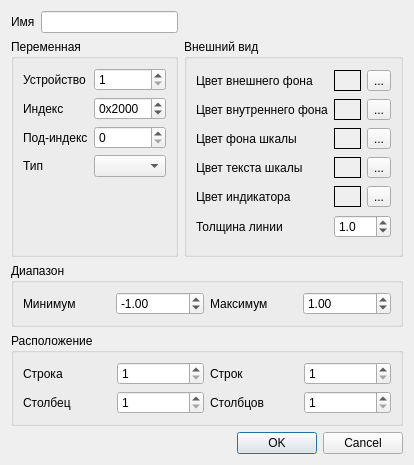
<?xml version="1.0" encoding="UTF-8"?>
<ui version="4.0">
 <class>SDOValueDialEditDlg</class>
 <widget class="QDialog" name="SDOValueDialEditDlg">
  <property name="geometry">
   <rect>
    <x>0</x>
    <y>0</y>
    <width>396</width>
    <height>465</height>
   </rect>
  </property>
  <property name="windowTitle">
   <string>Dialog</string>
  </property>
  <layout class="QGridLayout" name="gridLayout_5">
   <item row="0" column="0">
    <layout class="QHBoxLayout" name="horizontalLayout">
     <item>
      <widget class="QLabel" name="lblName">
       <property name="text">
        <string>Имя</string>
       </property>
      </widget>
     </item>
     <item>
      <widget class="QLineEdit" name="leName">
       <property name="text">
        <string/>
       </property>
      </widget>
     </item>
    </layout>
   </item>
   <item row="0" column="1">
    <spacer name="horizontalSpacer">
     <property name="orientation">
      <enum>Qt::Horizontal</enum>
     </property>
     <property name="sizeHint" stdset="0">
      <size>
       <width>202</width>
       <height>20</height>
      </size>
     </property>
    </spacer>
   </item>
   <item row="1" column="0">
    <widget class="QGroupBox" name="gbData">
     <property name="title">
      <string>Переменная</string>
     </property>
     <layout class="QGridLayout" name="gridLayout">
      <item row="3" column="0">
       <widget class="QLabel" name="lblType">
        <property name="text">
         <string>Тип</string>
        </property>
       </widget>
      </item>
      <item row="3" column="1">
       <widget class="QComboBox" name="cbType"/>
      </item>
      <item row="1" column="0">
       <widget class="QLabel" name="lblIndex">
        <property name="text">
         <string>Индекс</string>
        </property>
       </widget>
      </item>
      <item row="1" column="1">
       <widget class="QSpinBox" name="sbIndex">
        <property name="prefix">
         <string>0x</string>
        </property>
        <property name="maximum">
         <number>65535</number>
        </property>
        <property name="value">
         <number>8192</number>
        </property>
        <property name="displayIntegerBase">
         <number>16</number>
        </property>
       </widget>
      </item>
      <item row="2" column="1">
       <widget class="QSpinBox" name="sbSubIndex">
        <property name="maximum">
         <number>255</number>
        </property>
       </widget>
      </item>
      <item row="0" column="0">
       <widget class="QLabel" name="lblNodeId">
        <property name="text">
         <string>Устройство</string>
        </property>
       </widget>
      </item>
      <item row="2" column="0">
       <widget class="QLabel" name="lblSubIndex">
        <property name="text">
         <string>Под-индекс</string>
        </property>
       </widget>
      </item>
      <item row="0" column="1">
       <widget class="QSpinBox" name="sbNodeId">
        <property name="minimum">
         <number>1</number>
        </property>
        <property name="maximum">
         <number>127</number>
        </property>
       </widget>
      </item>
      <item row="4" column="1">
       <spacer name="verticalSpacer">
        <property name="orientation">
         <enum>Qt::Vertical</enum>
        </property>
        <property name="sizeHint" stdset="0">
         <size>
          <width>20</width>
          <height>40</height>
         </size>
        </property>
       </spacer>
      </item>
     </layout>
    </widget>
   </item>
   <item row="1" column="1">
    <widget class="QGroupBox" name="gbPen">
     <property name="title">
      <string>Внешний вид</string>
     </property>
     <layout class="QGridLayout" name="gridLayout_2">
      <item row="0" column="0">
       <widget class="QLabel" name="lblOutsideBackColor">
        <property name="text">
         <string>Цвет внешнего фона</string>
        </property>
       </widget>
      </item>
      <item row="0" column="1" colspan="2">
       <widget class="QFrame" name="frOutsideBackColor">
        <property name="autoFillBackground">
         <bool>true</bool>
        </property>
        <property name="frameShape">
         <enum>QFrame::Panel</enum>
        </property>
       </widget>
      </item>
      <item row="0" column="3">
       <widget class="QToolButton" name="tbOutsideBackColorSel">
        <property name="text">
         <string>...</string>
        </property>
       </widget>
      </item>
      <item row="1" column="0">
       <widget class="QLabel" name="lblInsideBackColor">
        <property name="text">
         <string>Цвет внутреннего фона</string>
        </property>
       </widget>
      </item>
      <item row="1" column="1" colspan="2">
       <widget class="QFrame" name="frInsideBackColor">
        <property name="autoFillBackground">
         <bool>true</bool>
        </property>
        <property name="frameShape">
         <enum>QFrame::Panel</enum>
        </property>
       </widget>
      </item>
      <item row="1" column="3">
       <widget class="QToolButton" name="tbInsideBackColorSel">
        <property name="text">
         <string>...</string>
        </property>
       </widget>
      </item>
      <item row="2" column="0">
       <widget class="QLabel" name="lblInsideScaleBackColor">
        <property name="text">
         <string>Цвет фона шкалы</string>
        </property>
       </widget>
      </item>
      <item row="2" column="1" colspan="2">
       <widget class="QFrame" name="frInsideScaleBackColor">
        <property name="autoFillBackground">
         <bool>true</bool>
        </property>
        <property name="frameShape">
         <enum>QFrame::Panel</enum>
        </property>
       </widget>
      </item>
      <item row="2" column="3">
       <widget class="QToolButton" name="tbInsideScaleBackColorSel">
        <property name="text">
         <string>...</string>
        </property>
       </widget>
      </item>
      <item row="3" column="0">
       <widget class="QLabel" name="lblTextScaleColor">
        <property name="text">
         <string>Цвет текста шкалы</string>
        </property>
       </widget>
      </item>
      <item row="3" column="1" colspan="2">
       <widget class="QFrame" name="frTextScaleColor">
        <property name="autoFillBackground">
         <bool>true</bool>
        </property>
        <property name="frameShape">
         <enum>QFrame::Panel</enum>
        </property>
       </widget>
      </item>
      <item row="3" column="3">
       <widget class="QToolButton" name="tbTextScaleColorSel">
        <property name="text">
         <string>...</string>
        </property>
       </widget>
      </item>
      <item row="4" column="0">
       <widget class="QLabel" name="lblNeedleColor">
        <property name="text">
         <string>Цвет индикатора</string>
        </property>
       </widget>
      </item>
      <item row="4" column="3">
       <widget class="QToolButton" name="tbNeedleColorSel">
        <property name="text">
         <string>...</string>
        </property>
       </widget>
      </item>
      <item row="5" column="0">
       <widget class="QLabel" name="lblLineWidth">
        <property name="text">
         <string>Толщина линии</string>
        </property>
       </widget>
      </item>
      <item row="4" column="1" colspan="2">
       <widget class="QFrame" name="frNeedleColor">
        <property name="autoFillBackground">
         <bool>true</bool>
        </property>
        <property name="frameShape">
         <enum>QFrame::Panel</enum>
        </property>
       </widget>
      </item>
      <item row="5" column="1" colspan="3">
       <widget class="QDoubleSpinBox" name="sbPenWidth">
        <property name="decimals">
         <number>1</number>
        </property>
        <property name="maximum">
         <double>100.000000000000000</double>
        </property>
        <property name="singleStep">
         <double>0.500000000000000</double>
        </property>
        <property name="value">
         <double>1.000000000000000</double>
        </property>
       </widget>
      </item>
     </layout>
    </widget>
   </item>
   <item row="2" column="0" colspan="2">
    <widget class="QGroupBox" name="gbRange">
     <property name="title">
      <string>Диапазон</string>
     </property>
     <layout class="QGridLayout" name="gridLayout_4">
      <item row="0" column="0">
       <widget class="QLabel" name="lblRangeMin">
        <property name="text">
         <string>Минимум</string>
        </property>
       </widget>
      </item>
      <item row="0" column="1">
       <widget class="QDoubleSpinBox" name="sbRangeMin">
        <property name="minimum">
         <double>-4294967296.000000000000000</double>
        </property>
        <property name="maximum">
         <double>4294967296.000000000000000</double>
        </property>
        <property name="value">
         <double>-1.000000000000000</double>
        </property>
       </widget>
      </item>
      <item row="0" column="2">
       <widget class="QLabel" name="lblRangeMax">
        <property name="text">
         <string>Максимум</string>
        </property>
       </widget>
      </item>
      <item row="0" column="3">
       <widget class="QDoubleSpinBox" name="sbRangeMax">
        <property name="minimum">
         <double>-4294967296.000000000000000</double>
        </property>
        <property name="maximum">
         <double>4294967296.000000000000000</double>
        </property>
        <property name="value">
         <double>1.000000000000000</double>
        </property>
       </widget>
      </item>
     </layout>
    </widget>
   </item>
   <item row="3" column="0" colspan="2">
    <widget class="QGroupBox" name="gbPos">
     <property name="title">
      <string>Расположение</string>
     </property>
     <layout class="QGridLayout" name="gridLayout_3">
      <item row="0" column="0">
       <widget class="QLabel" name="lblPosRow">
        <property name="text">
         <string>Строка</string>
        </property>
       </widget>
      </item>
      <item row="0" column="1">
       <widget class="QSpinBox" name="sbPosRow">
        <property name="minimum">
         <number>1</number>
        </property>
       </widget>
      </item>
      <item row="0" column="2">
       <widget class="QLabel" name="lblSizeRow">
        <property name="text">
         <string>Строк</string>
        </property>
       </widget>
      </item>
      <item row="0" column="3">
       <widget class="QSpinBox" name="sbSizeRow">
        <property name="minimum">
         <number>1</number>
        </property>
       </widget>
      </item>
      <item row="1" column="0">
       <widget class="QLabel" name="lblPosCol">
        <property name="text">
         <string>Столбец</string>
        </property>
       </widget>
      </item>
      <item row="1" column="1">
       <widget class="QSpinBox" name="sbPosCol">
        <property name="minimum">
         <number>1</number>
        </property>
       </widget>
      </item>
      <item row="1" column="2">
       <widget class="QLabel" name="lblSizeCol">
        <property name="text">
         <string>Столбцов</string>
        </property>
       </widget>
      </item>
      <item row="1" column="3">
       <widget class="QSpinBox" name="sbSizeCol">
        <property name="minimum">
         <number>1</number>
        </property>
       </widget>
      </item>
     </layout>
    </widget>
   </item>
   <item row="4" column="1">
    <widget class="QDialogButtonBox" name="buttonBox">
     <property name="orientation">
      <enum>Qt::Horizontal</enum>
     </property>
     <property name="standardButtons">
      <set>QDialogButtonBox::Cancel|QDialogButtonBox::Ok</set>
     </property>
    </widget>
   </item>
  </layout>
 </widget>
 <resources/>
 <connections>
  <connection>
   <sender>buttonBox</sender>
   <signal>accepted()</signal>
   <receiver>SDOValueDialEditDlg</receiver>
   <slot>accept()</slot>
   <hints>
    <hint type="sourcelabel">
     <x>248</x>
     <y>254</y>
    </hint>
    <hint type="destinationlabel">
     <x>157</x>
     <y>274</y>
    </hint>
   </hints>
  </connection>
  <connection>
   <sender>buttonBox</sender>
   <signal>rejected()</signal>
   <receiver>SDOValueDialEditDlg</receiver>
   <slot>reject()</slot>
   <hints>
    <hint type="sourcelabel">
     <x>316</x>
     <y>260</y>
    </hint>
    <hint type="destinationlabel">
     <x>286</x>
     <y>274</y>
    </hint>
   </hints>
  </connection>
 </connections>
</ui>
